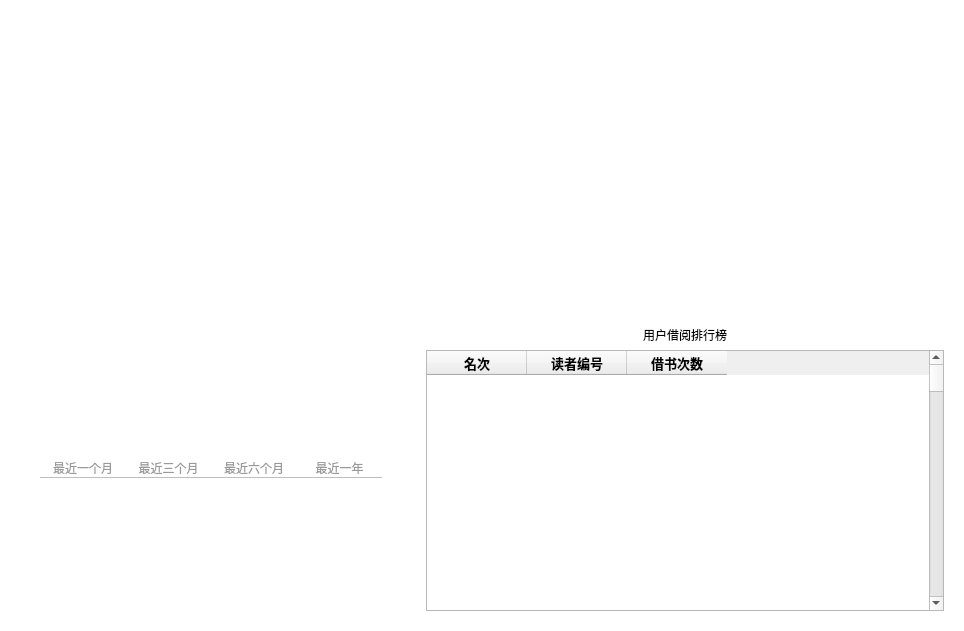
<?xml version="1.0" encoding="UTF-8"?>
<ui version="4.0">
 <class>StatisticalAnalysisWidget</class>
 <widget class="QWidget" name="StatisticalAnalysisWidget">
  <property name="geometry">
   <rect>
    <x>0</x>
    <y>0</y>
    <width>964</width>
    <height>631</height>
   </rect>
  </property>
  <property name="windowTitle">
   <string>Form</string>
  </property>
  <property name="styleSheet">
   <string notr="true">QWidget#StatisticalAnalysisWidget,#bookChart_widget
{
background-color:white;
border:none;
}
QPushButton
{
background-color:white;
color:rgb(153, 153, 153);
border:none;
border-bottom:1px solid rgb(190, 190, 190);
}
QPushButton:checked
{
background-color:rgb(226, 226, 226);
color:rgb(2, 2, 2);
border:none;
border-bottom:1px solid rgb(190, 190, 190);
}</string>
  </property>
  <layout class="QVBoxLayout" name="verticalLayout">
   <item>
    <layout class="QGridLayout" name="gridLayout">
     <item row="0" column="1">
      <widget class="QWidget" name="borrowChart_widget" native="true">
       <property name="minimumSize">
        <size>
         <width>400</width>
         <height>300</height>
        </size>
       </property>
       <property name="maximumSize">
        <size>
         <width>2131321</width>
         <height>43143</height>
        </size>
       </property>
       <layout class="QHBoxLayout" name="horizontalLayout_3"/>
      </widget>
     </item>
     <item row="0" column="0">
      <widget class="QWidget" name="stockChart_widget" native="true">
       <property name="minimumSize">
        <size>
         <width>400</width>
         <height>300</height>
        </size>
       </property>
       <property name="maximumSize">
        <size>
         <width>117678</width>
         <height>117678</height>
        </size>
       </property>
       <layout class="QHBoxLayout" name="horizontalLayout_2"/>
      </widget>
     </item>
     <item row="1" column="0">
      <widget class="QWidget" name="date_borrow_count_widget" native="true">
       <property name="minimumSize">
        <size>
         <width>400</width>
         <height>300</height>
        </size>
       </property>
       <property name="maximumSize">
        <size>
         <width>213434</width>
         <height>23434</height>
        </size>
       </property>
       <layout class="QVBoxLayout" name="verticalLayout_2">
        <item>
         <layout class="QHBoxLayout" name="horizontalLayout">
          <property name="spacing">
           <number>0</number>
          </property>
          <property name="leftMargin">
           <number>20</number>
          </property>
          <property name="rightMargin">
           <number>20</number>
          </property>
          <item>
           <widget class="QPushButton" name="oneMonth_btn">
            <property name="text">
             <string>最近一个月</string>
            </property>
            <property name="checkable">
             <bool>true</bool>
            </property>
           </widget>
          </item>
          <item>
           <widget class="QPushButton" name="threeMonth_btn">
            <property name="text">
             <string>最近三个月</string>
            </property>
            <property name="checkable">
             <bool>true</bool>
            </property>
           </widget>
          </item>
          <item>
           <widget class="QPushButton" name="sixMonth_btn">
            <property name="text">
             <string>最近六个月</string>
            </property>
            <property name="checkable">
             <bool>true</bool>
            </property>
           </widget>
          </item>
          <item>
           <widget class="QPushButton" name="oneYear_btn">
            <property name="text">
             <string>最近一年</string>
            </property>
            <property name="checkable">
             <bool>true</bool>
            </property>
           </widget>
          </item>
         </layout>
        </item>
       </layout>
      </widget>
     </item>
     <item row="1" column="1">
      <widget class="QWidget" name="userBorrowCount_widget" native="true">
       <property name="minimumSize">
        <size>
         <width>400</width>
         <height>300</height>
        </size>
       </property>
       <property name="maximumSize">
        <size>
         <width>32434</width>
         <height>2342</height>
        </size>
       </property>
       <layout class="QVBoxLayout" name="verticalLayout_3">
        <item>
         <widget class="QLabel" name="label">
          <property name="text">
           <string>用户借阅排行榜</string>
          </property>
          <property name="alignment">
           <set>Qt::AlignCenter</set>
          </property>
         </widget>
        </item>
        <item>
         <widget class="QTableWidget" name="tableWidget">
          <property name="editTriggers">
           <set>QAbstractItemView::NoEditTriggers</set>
          </property>
          <property name="showGrid">
           <bool>false</bool>
          </property>
          <property name="rowCount">
           <number>100</number>
          </property>
          <property name="columnCount">
           <number>3</number>
          </property>
          <attribute name="horizontalHeaderVisible">
           <bool>true</bool>
          </attribute>
          <attribute name="verticalHeaderVisible">
           <bool>false</bool>
          </attribute>
          <row/>
          <row/>
          <row/>
          <row/>
          <row/>
          <row/>
          <row/>
          <row/>
          <row/>
          <row/>
          <row/>
          <row/>
          <row/>
          <row/>
          <row/>
          <row/>
          <row/>
          <row/>
          <row/>
          <row/>
          <row/>
          <row/>
          <row/>
          <row/>
          <row/>
          <row/>
          <row/>
          <row/>
          <row/>
          <row/>
          <row/>
          <row/>
          <row/>
          <row/>
          <row/>
          <row/>
          <row/>
          <row/>
          <row/>
          <row/>
          <row/>
          <row/>
          <row/>
          <row/>
          <row/>
          <row/>
          <row/>
          <row/>
          <row/>
          <row/>
          <row/>
          <row/>
          <row/>
          <row/>
          <row/>
          <row/>
          <row/>
          <row/>
          <row/>
          <row/>
          <row/>
          <row/>
          <row/>
          <row/>
          <row/>
          <row/>
          <row/>
          <row/>
          <row/>
          <row/>
          <row/>
          <row/>
          <row/>
          <row/>
          <row/>
          <row/>
          <row/>
          <row/>
          <row/>
          <row/>
          <row/>
          <row/>
          <row/>
          <row/>
          <row/>
          <row/>
          <row/>
          <row/>
          <row/>
          <row/>
          <row/>
          <row/>
          <row/>
          <row/>
          <row/>
          <row/>
          <row/>
          <row/>
          <row/>
          <row/>
          <column>
           <property name="text">
            <string>名次</string>
           </property>
           <property name="font">
            <font>
             <pointsize>10</pointsize>
             <bold>true</bold>
            </font>
           </property>
           <property name="background">
            <color>
             <red>255</red>
             <green>201</green>
             <blue>14</blue>
            </color>
           </property>
          </column>
          <column>
           <property name="text">
            <string>读者编号</string>
           </property>
           <property name="font">
            <font>
             <pointsize>10</pointsize>
             <bold>true</bold>
            </font>
           </property>
           <property name="background">
            <color>
             <red>255</red>
             <green>201</green>
             <blue>14</blue>
            </color>
           </property>
          </column>
          <column>
           <property name="text">
            <string>借书次数</string>
           </property>
           <property name="font">
            <font>
             <pointsize>10</pointsize>
             <bold>true</bold>
            </font>
           </property>
           <property name="background">
            <color>
             <red>255</red>
             <green>201</green>
             <blue>14</blue>
            </color>
           </property>
          </column>
         </widget>
        </item>
       </layout>
      </widget>
     </item>
    </layout>
   </item>
  </layout>
 </widget>
 <resources/>
 <connections/>
</ui>
